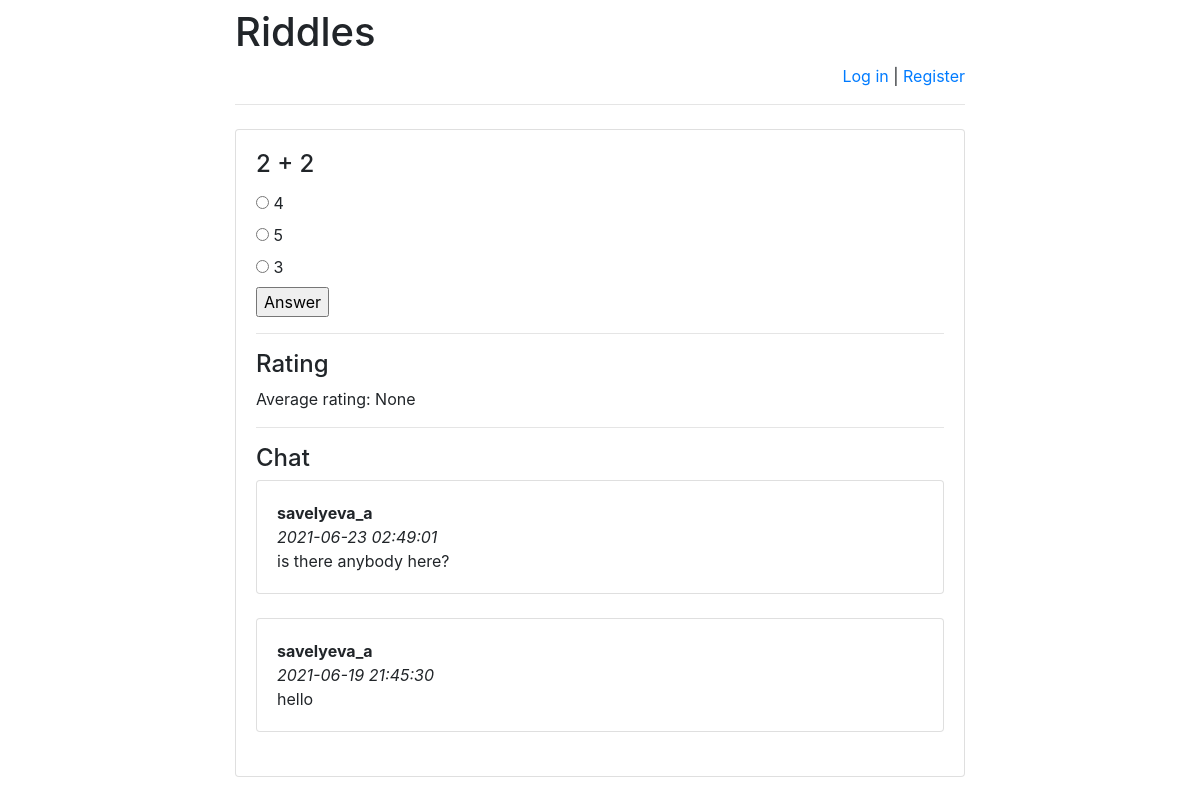
The page /riddles/1/ on the database its author committed.
### riddles/models.py (models this page shows)
class Riddle(models.Model):
    riddle_text = models.CharField(max_length=255)
    pub_date = models.DateTimeField('date published')

class Option(models.Model):
    riddle = models.ForeignKey(Riddle, on_delete=models.CASCADE)
    text = models.CharField(max_length=255)
    correct = models.BooleanField(default=False)

class Message(models.Model):
    chat = models.ForeignKey(
        Riddle,
        verbose_name='Чат под загадкой',
        on_delete=models.CASCADE)
    author = models.ForeignKey(
        User,
        verbose_name='Пользователь', on_delete=models.CASCADE)
    message = models.TextField('Сообщение')
    pub_date = models.DateTimeField(
        'Дата сообщения',
        default=timezone.now)

### riddles/views.py (the view)
# urls.py: url(r'^([0-9]+)/$', views.detail, name='detail'),
def detail(request, riddle_id):
    error_message = None
    if "error_message" in request.GET:
        error_message = request.GET["error_message"]
    ordered_option_set = \
        list(Option.objects.filter(riddle_id=riddle_id))
    option_iter = \
        numpy.random.permutation(len(ordered_option_set))
    option_set = []
    for num in option_iter:
        option_set.append(ordered_option_set[num])
    return render(
        request,
        "answer.html",
        {
            "option_set": option_set,
            "riddle": get_object_or_404(
                Riddle, pk=riddle_id),
            "error_message": error_message,
            "latest_messages":
                Message.objects
                    .filter(chat_id=riddle_id)
                    .order_by('-pub_date')[:5],
            "already_rated_by_user":
                Mark.objects
                    .filter(author_id=request.user.id)
                    .filter(riddle_id=riddle_id)
                    .count(),
            "user_rating":
                Mark.objects
                    .filter(author_id=request.user.id)
                    .filter(riddle_id=riddle_id)
                    .aggregate(Avg('mark'))
                    ["mark__avg"],
            "avg_mark":
                Mark.objects
                    .filter(riddle_id=riddle_id)
                    .aggregate(Avg('mark'))
                    ["mark__avg"]
        }
    )

### riddles/templates/answer.html (shortened to what this page needs)
{% extends 'base.html' %}
    {% block main %}
    <h4 class="card-title">{{ riddle.riddle_text }}</h4>
    <form action="answer/" method="post">
        {% for option in option_set %}
            <input type="radio"
                   name="option"
                   id="option{{ forloop.counter }}"
                   value="{{ option.id }}"/>
            <label for="option{{ forloop.counter }}">
                {{ option.text }}
            </label><br>
        {% endfor %}
        <input type="submit" value="Answer"/>
    </form>
    <hr>
    <h4>Rating</h4>
    <p>Average rating:
        <span id="avg_mark_span">
            {{ avg_mark }}
        </span>
    </p>
    <hr>
    <h4>Chat</h4>
    <div id="history">
        {% for message in latest_messages %}
            <div class="card">
                <div class="card-body">
                    <strong>
                        {{ message.author.username }}
                    </strong>
                    <br/>
                    <em>
                        {{ message.pub_date|date:'Y-m-d H:i:s' }}
                    </em>
                    <br/>
                    {{ message.message }}
                </div>
            </div>
            <br/>
        {% endfor %}
    </div>
{% endblock %}

### rows shown on the page
Riddle: riddle_text "2 + 2"
Option: text "4"
Option: text "5"
Option: text "3"
Message: author.username "savelyeva_a", pub_date "2021-06-23 02:49:01", message "is there anybody here?"
Message: author.username "savelyeva_a", pub_date "2021-06-19 21:45:30", message "hello"

### other values the page prints
{{ avg_mark }} "None"
